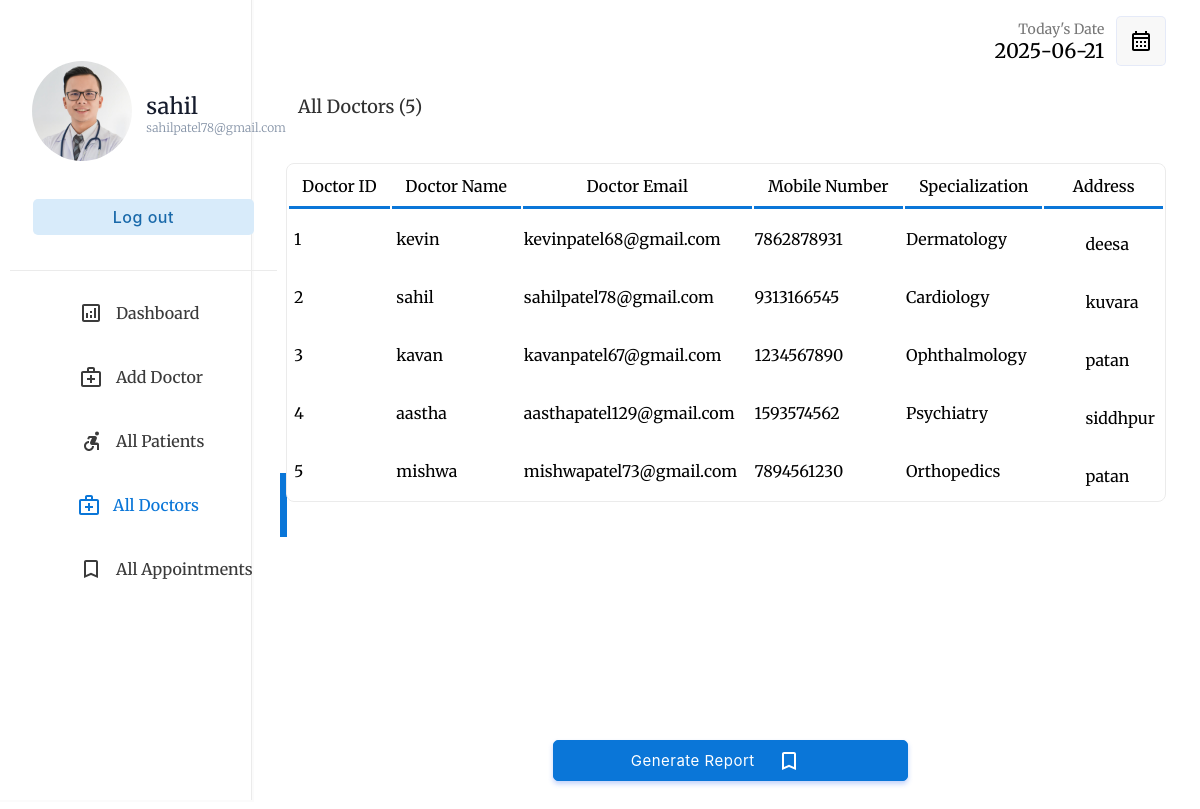
/php/admin/alldoctors.php (signed in), run on the app's committed database.
### tables this page shows
CREATE TABLE IF NOT EXISTS `doctor` (
  `DID` int NOT NULL AUTO_INCREMENT,
  `DPHOTO` longblob NOT NULL,
  `DNAME` varchar(35) NOT NULL,
  `DPASSWORD` varchar(20) NOT NULL,
  `DEMAIL` varchar(35) NOT NULL,
  `DGENDER` varchar(10) NOT NULL,
  `DNUMBER` varchar(10) NOT NULL,
  `DADDRESS` varchar(50) NOT NULL,
  `SID` int NOT NULL,
  `DDATE_OF_BIRTH` date NOT NULL,
  `DCONSULTATION_FEE` int NOT NULL,
  `DEXPERIENCE_YEARS` int NOT NULL,
  `DQUALIFICATION` varchar(50) NOT NULL,
  PRIMARY KEY (`DID`)
);

CREATE TABLE IF NOT EXISTS `specialization` (
  `SID` int NOT NULL AUTO_INCREMENT,
  `SPECIALIZATION` varchar(35) NOT NULL,
  PRIMARY KEY (`SID`)
);

### php/admin/alldoctors.php (the view, shortened to what this page needs)
<!DOCTYPE html>
<html lang="en">
<head>
    <link rel="stylesheet" type="text/css" href="../../css/admin/index.css">
</head>
<body>
    <?php
    if (isset($_SESSION["userid"])) {
        if (($_SESSION["userid"]) == "" or $_SESSION['usertype'] != 'ADMIN') {
            header("location: ../login.php");
        } else {
            $userid = $_SESSION["userid"];
        }
    } else {
        header("location: ../login.php");
    }
    include("../database_connection.php");
    $query = "SELECT * FROM admin WHERE AID='$userid'";
    $admin = $db->query($query);
    $admintb = $admin->fetch_assoc();
    $today = date('Y-m-d');
    ?>
    <div class="container">
        <div class="menu">
            <table class="menu-container" border="0">
                <tr>
                    <td style="padding:10px" colspan="2">
                        <table border="0" class="profile-container">
                            <tr>
                                <td width="30%" style="padding-left:20px">
                                    <a href="photo.php"> <img src='../../assets/images/aimage/<?php echo $admintb['APHOTO']; ?>' width='100' style="border-radius:50%"></a>
                                </td>
                                <td style="padding:0px;margin:0px;">
                                    <p class="profile-title"><?php echo $admintb['ANAME']; ?></p>
                                    <p class="profile-subtitle" style="font-size: 12px;"><?php echo $admintb['AEMAIL'] ?></p>
                                </td>
                            </tr>
                            <tr>
                                <td colspan="2">
                                    <a href="../logout.php"><input type="button" value="Log out" class="logout-btn btn-primary-soft btn"></a>
                                </td>
                            </tr>
                        </table>
                    </td>
                </tr>
                <tr class="menu-row">
                    <td class="menu-btn menu-icon-dashbord ">
                        <a href="index.php" class="non-style-link-menu">
                            <div>
                                <p class="menu-text">Dashboard</p>
                        </a>
        </div></a>
        <tr class="menu-row">
            <td class="menu-btn menu-icon-doctor">
                <a href="adddoctor.php" class="non-style-link-menu ">
                    <div>
                        <p class="menu-text"> Add Doctor</p>
                </a>
    </div>
    <tr class="menu-row">
        <td class="menu-btn menu-icon-patient ">
            <a href="allpatients.php" class="non-style-link-menu ">
                <div>
                    <p class="menu-text">All Patients</p>
                </div>
            </a>
        </td>
    </tr>
    <tr class="menu-row">
                    <td class="menu-btn menu-icon-doctor menu-active menu-icon-doctor-active">
                        <a href="alldoctors.php" class="non-style-link-menu non-style-link-menu-active"><div><p class="menu-text">All Doctors</p></a></div>
                    </td>
                </tr>
    <tr class="menu-row">
        <td class="menu-btn menu-icon-appoinment">
            <a href="allappointments.php" class="non-style-link-menu">
                <div>
                    <p class="menu-text">All Appointments</p>
            </a></div>
        </td>
    </tr>
    <div class="dash-body" style="margin-top: 15px">
        <table border="0" width="100%" style=" border-spacing: 0;margin:0;padding:0;">
            <tr>
                <td width="25%">
                </td>
                <td>
                </td>
                <td width="15%">
                    <p style="font-size: 14px;color: rgb(119, 119, 119);padding: 0;margin: 0;text-align: right;">
                        Today's Date
                    </p>
                    <p class="heading-sub12" style="padding: 0;margin: 0;">
                        <?php
                        echo $today;
                        ?>
                    </p>
                </td>
                <td width="10%">
                    <button class="btn-label" style="display: flex;justify-content: center;align-items: center;"><img src="../../assets/img/calendar.svg" width="100%"></button>
                </td>
            </tr>
            <?php
            $doctorquery = "SELECT * FROM doctor order by DID";
            $doctortb = $db->query($doctorquery);
            $doctorno = $doctortb->num_rows;
            ?>
            <tr>
                <td colspan="4" style="padding-top:10px;">
                    <p class="heading-main12" style="margin-left: 45px;font-size:18px;color:rgb(49, 49, 49)"> All Doctors (<?php echo $doctorno; ?>)</p>
                </td>
            </tr>
            <tr>
                <td colspan="4">
                    <center>
                        <div class="abc scroll">
                            <table width="93%" class="sub-table scrolldown" border="0" style="margin-top: 25px;">
                                <thead>
                                    <tr>
                                        <th class="table-headin">
                                            Doctor ID
                                        </th>
                                        <th class="table-headin">
                                            Doctor Name
                                        </th>
                                        <th class="table-headin">
                                            Doctor Email
                                        </th>
                                        <th class="table-headin">
                                            Mobile Number
                                        </th>
                                        <th class="table-headin">
                                            Specialization
                                        </th>
                                        <th class="table-headin">
                                            Address
                                        </th>
                                    </tr>
                                </thead>
                                <tbody>
                                    <?php
                                    if ($doctortb->num_rows == 0) {
                                        echo '<tr>
                                    <td colspan="5">
                                    <br><br><br><br>
                                    <center>
                                    <img src="../../assets/img/notfound.svg" width="25%">
                                    <br>
                                    <p class="heading-main12" style="margin-left: 45px;font-size:20px;color:rgb(49, 49, 49)">We  couldnt find anything related to your keywords !</p>
                                    <a class="non-style-link" href="alldoctors.php"><button  class="login-btn btn-primary-soft btn"  style="display: flex;justify-content: center;align-items: center;margin-left:20px;">&nbsp; Show all Doctors &nbsp;</font></button>
                                    </a>
                                    </center>
                                    <br><br><br><br>
                                    </td>
                                    </tr>';
                                    } else {
                                        while ($doctorttb = $doctortb->fetch_assoc()) {
                                            $id = $doctorttb["DID"];
                                            $name = $doctorttb["DNAME"];
                                            $email = $doctorttb["DEMAIL"];
                                            $address = $doctorttb["DADDRESS"];
                                            $number = $doctorttb['DNUMBER'];
                                            $sid = $doctorttb["SID"];
                                            $squery = "SELECT * FROM specialization WHERE SID=$sid";
                                            $specitb = $db->query($squery);
                                            $specintb = $specitb->fetch_assoc();
                                            $specialization = $specintb["SPECIALIZATION"];
                                            echo '<tr>
                                            <td> &nbsp;' .
                                                $id
                                                . '</td>
                                        <td> &nbsp;' .
                                                $name
                                                . '</td>
                                        <td>
                                        ' . $email . '
                                        </td>
                                        <td>
                                            ' . $number . '
                                        </td>
                                        <td>
                                        ' . $specialization . '
                                    </td>
                                        <td>
                                        <div style="padding-left: 40px;padding-top: 12px;padding-bottom: 12px;margin-top: 10px;">
                                        ' . $address . '
                                        </div>
                                        </td>
                                    </tr>';
                                        }
                                    }
                                    ?>
                                </tbody>
                            </table>
            <tr>
                <form method="POST" action="generate_doctor_pdf.php">
                    <td colspan="2"><input type="Submit" class="login-btn btn-primary btn btn-book" style="margin-left:300px; margin-top:50px;  padding-left: 25px;padding-right: 100px;padding-top: 10px;padding-bottom: 10px;width:50%;text-align: center;" value="Generate Report" name="generatereport">
                    </td>
                </form>
            </tr>
    </div>
    </center>
    </td>
    </tr>
    </table>
    </div>
</body>
</html>

### css/admin/index.css (style rules this page uses)
:root { --primarycolor: #0A76D8; --primarycolorhover: #006dd3; --btnice:#D8EBFA; --btnnicetext:#1b62b3; }
body { font-family: "Merriweather", sans-serif; background-repeat: no-repeat; background-attachment: fixed; background-size: cover; height: 100%; }
html, body { height: 100%; margin: 0; }
a { color: #1977cc; text-decoration: none; }
.btn { cursor: pointer; padding: 8px 20px; outline: none; text-decoration: none; font-size: 15px; letter-spacing: 0.5px; transition: all 0.3s; border-radius: 5px; font-family: 'Inter', sans-serif; }
.btn-primary { background-color: var(--primarycolor) ; border: 1px solid var(--primarycolor) ; color: #fff ; box-shadow: 0 3px 5px 0 rgba(57,108,240,0.3); }
.btn-primary-soft { background-color: #D8EBFA ; color: #1969AA; font-weight: 500; font-size: 16px; border: none; }
.btn-label { margin-left: 10px; padding: 12px 12px; outline: none; text-decoration: none; font-size: 15px; letter-spacing: 0.5px; transition: all 0.3s; border-radius: 5px; background-color: #f0f0f073; border: 1px solid rgba(57,108,240,0.1) ; font-family: 'Inter', sans-serif; }
.sub-table { border: 1px solid #ebebeb; border-radius: 8px; }
.table-headin { font-size: 16px; font-weight: 500; padding: 10px; border-bottom: 3px solid var(--primarycolor); }
.abc { width: 100%; height: 550px; overflow: auto; }
.menu-btn { padding:6px; color: #3b3b3b; background-position: 30% 50%; background-repeat: no-repeat; transition: 0.5s; }
.menu-text { padding-left: 40%; font-weight: 500; font-size: 16px; }
.menu-active { color: var(--primarycolor); border-right: 7px solid var(--primarycolor); background-color: var(); }
.non-style-link-menu:link, .non-style-link-menu:visited, .non-style-link-menu:active { text-decoration: none; color: #3b3b3b; }
.non-style-link-menu-active:link, .non-style-link-menu-active:visited, .non-style-link-menu-active:active { text-decoration: none; color: var(--primarycolor); }
.menu-icon-dashbord { background-image: url('../../assets/img/icons/dashboard.svg'); }
.menu-icon-doctor { background-image: url('../../assets/img/icons/doctors.svg'); }
.menu-icon-appoinment { background-image: url('../../assets/img/icons/book.svg'); }
.menu-icon-patient { background-image: url('../../assets/img/icons/patients.svg'); }
.menu-icon-doctor:hover,.menu-icon-doctor-active { color: var(--primarycolor); background-image: url('../../assets/img/icons/doctors-hover.svg'); }
.btn-book { background-image: url('../../assets/img/icons/book-balck.svg'); background-position: 68% 50%; background-repeat: no-repeat; transition: 0.5s; }
.container { display: flex; flex-wrap: wrap; height: 100vh; }
.menu { border-right: 1.5px solid rgb(235, 235, 235); width: 21%; height: 100vh; box-shadow: 0 0px 0px 2px rgba(240, 240, 240, 0.3); }
.dash-body { width: 79%; height: 100vh; }
.menu-container { width: 100%; border-spacing: 0; }
.profile-title { font-weight: 500; color: #161c2d; font-size: 22px; margin: 0; text-align: left; padding-left: 8%; }
.profile-subtitle { font-weight: 300; color: #8492a6; font-size: 15px; margin: 0; text-align: left; padding-left: 8%; }
.logout-btn { margin-top: 30px; width: 85%; }
.profile-container { border-bottom: 1.5px solid rgb(235, 235, 235); padding-top: 18%; padding-bottom: 12%; text-align: center; }
.heading-main12 { font-weight: 500; font-size: 25px; }
.heading-sub12 { font-weight: 500; font-size: 20px; text-align: right; }

### data on the page
doctor: DID "1", DNAME "kevin", DEMAIL "kevinpatel68@gmail.com", DNUMBER "7862878931", SID.SPECIALIZATION "Dermatology", DADDRESS "deesa"
doctor: DID "2", DNAME "sahil", DEMAIL "sahilpatel78@gmail.com", DNUMBER "9313166545", SID.SPECIALIZATION "Cardiology", DADDRESS "kuvara"
doctor: DID "3", DNAME "kavan", DEMAIL "kavanpatel67@gmail.com", DNUMBER "1234567890", SID.SPECIALIZATION "Ophthalmology", DADDRESS "patan"
doctor: DID "4", DNAME "aastha", DEMAIL "aasthapatel129@gmail.com", DNUMBER "1593574562", SID.SPECIALIZATION "Psychiatry", DADDRESS "siddhpur"
doctor: DID "5", DNAME "mishwa", DEMAIL "mishwapatel73@gmail.com", DNUMBER "7894561230", SID.SPECIALIZATION "Orthopedics", DADDRESS "patan"

### other printed values
$admintb['ANAME'] "sahil"
$admintb['AEMAIL'] "sahilpatel78@gmail.com"
$doctorno "5"
